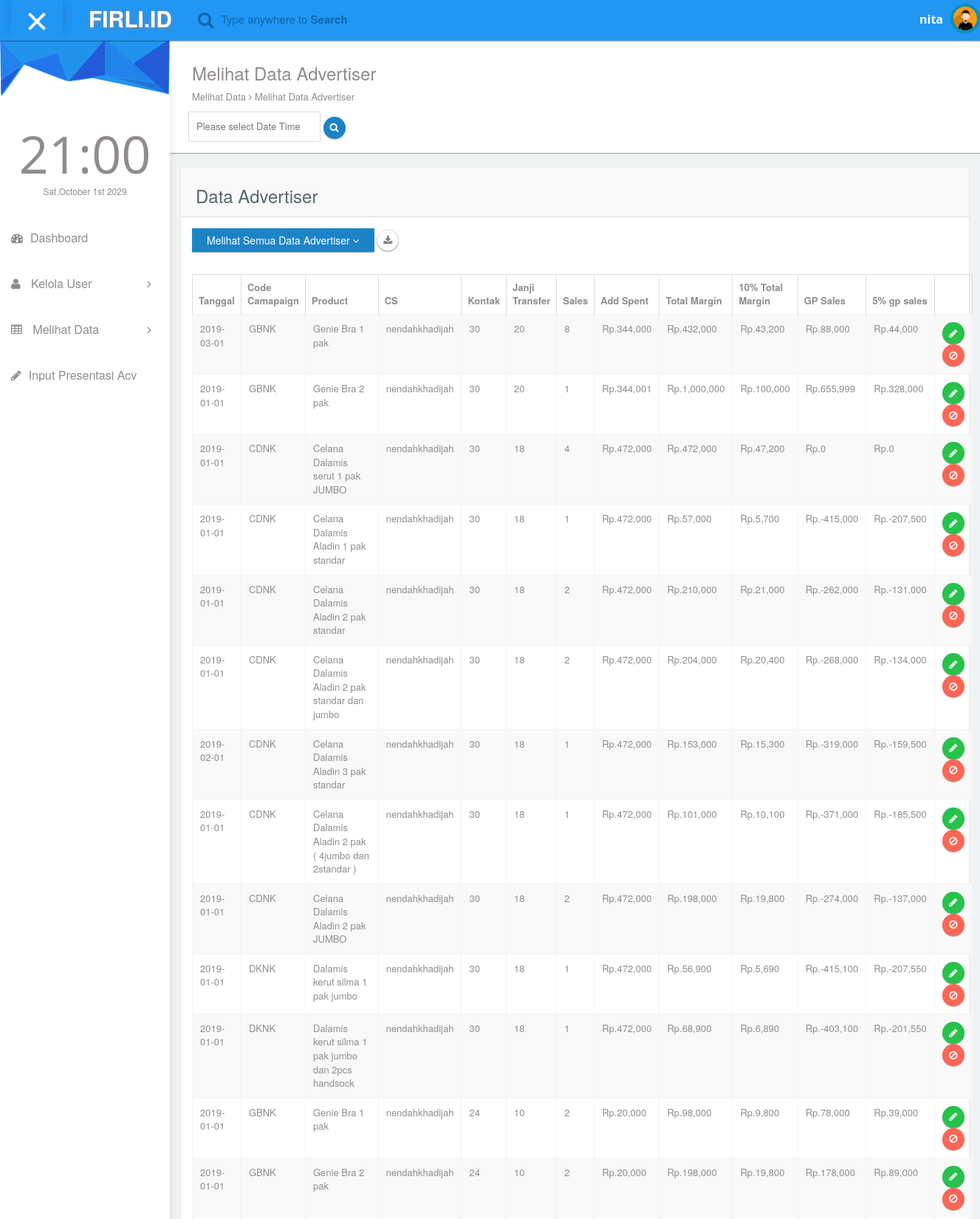
Page /Owner/data_adv.php (signed in, upper part) on the committed database.
### tables this page shows
CREATE TABLE `ds_ss_jualan` (
  `id_ss_jualan` bigint(200) NOT NULL,
  `tanggal` date NOT NULL,
  `code_campaign` varchar(200) NOT NULL,
  `product` varchar(200) NOT NULL,
  `adv` varchar(200) DEFAULT NULL,
  `cs` varchar(200) DEFAULT NULL,
  `lead_fb` bigint(20) NOT NULL,
  `add_spent` bigint(200) NOT NULL,
  `margin` bigint(20) NOT NULL,
  `kontak` bigint(15) NOT NULL,
  `janji_transfer` bigint(20) NOT NULL,
  `sales` bigint(20) NOT NULL
);

CREATE TABLE `ds_account_adv` (
  `id_account_adv` varchar(200) NOT NULL,
  `username` varchar(200) NOT NULL,
  `nama_adv` varchar(200) NOT NULL,
  `password_adv` varchar(200) NOT NULL
);

### Owner/data_adv.php (the view, shortened to what this page needs)
<?php
	include("../Modul Database/koneksi.php");
	$sort ="";
	$searchDate = "";
?>
<!DOCTYPE html>
<html lang="en">
<head>
  <link rel="stylesheet" type="text/css" href="asset/css/bootstrap.min.css">
   <link rel="stylesheet" href="https://cdnjs.cloudflare.com/ajax/libs/flatpickr/4.2.3/flatpickr.css">
  <link rel="stylesheet" href="https://cdnjs.cloudflare.com/ajax/libs/flatpickr/4.2.3/themes/dark.css">
  <link rel="stylesheet" type="text/css" href="asset/css/plugins/font-awesome.min.css"/>
  <link rel="stylesheet" type="text/css" href="asset/css/plugins/datatables.bootstrap.min.css"/>
  <link rel="stylesheet" type="text/css" href="asset/css/plugins/animate.min.css"/>
  <link href="asset/css/style.css" rel="stylesheet">
</head>
<body id="mimin" class="dashboard">
        <nav class="navbar navbar-default header navbar-fixed-top">
          <div class="col-md-12 nav-wrapper">
            <div class="navbar-header" style="width:100%;">
              <div class="opener-left-menu is-open">
                <span class="bottom"></span>
              </div>
                <a href="index_own.php" class="navbar-brand">
                 <b>FIRLI.ID</b>
                </a>
              <ul class="nav navbar-nav search-nav">
                <li>
                   <div class="search">
                    <span class="fa fa-search icon-search" style="font-size:23px;"></span>
                    <div class="form-group form-animate-text">
                      <input type="text" class="form-text" required>
                      <label class="label-search">Type anywhere to <b>Search</b> </label>
                    </div>
                  </div>
                </li>
              </ul>
              <ul class="nav navbar-nav navbar-right user-nav">
                <li class="user-name"><span><?php
								if(isset($_SESSION["username"])){
									echo explode("_",$_SESSION["username"])[0];
								}
							?></span></li>
                  <li class="dropdown avatar-dropdown">
                   <img src="asset/img/avatar.jpg" class="img-circle avatar" alt="user name" data-toggle="dropdown" aria-haspopup="true" aria-expanded="true"/>
                </li>
              </ul>
            </div>
          </div>
        </nav>
      <div class="container-fluid mimin-wrapper">
            <div id="left-menu">
              <div class="sub-left-menu scroll">
                <ul class="nav nav-list">
                    <li><div class="left-bg"></div></li>
                    <li class="time">
                      <h1 class="animated fadeInLeft">21:00</h1>
                      <p class="animated fadeInRight">Sat,October 1st 2029</p>
                    </li>
                    <li >
                        <a href="index_own.php">
                           <span class="fa fa-dashboard"></span>Dashboard
                        </a>
                    </li>
                    <li ><a class="tree-toggle nav-header"><span class="fa fa-user"></span> Kelola User<span class="fa-angle-right fa right-arrow text-right"></span> </a>
                    </li>
                    <li ><a class="tree-toggle nav-header"><span class="fa fa-table"></span> Melihat Data<span class="fa-angle-right fa right-arrow text-right"></span> </a>
                    </li>
                    <li >
                        <a href="input_target.php">
                           <span class="fa fa-pencil"></span>Input Presentasi Acv
                        </a>
                    </li>
                  </ul>
                </div>
            </div>
            <div id="content">
                <div class="panel">
                  <div class="panel-body">
                      <div class="col-md-6 col-sm-12">
                        <h3 class="animated fadeInLeft">Melihat Data Advertiser</h3>
                        <p class="animated fadeInDown">
                          Melihat Data <span class="fa-angle-right fa"></span> Melihat Data Advertiser
                        </p>
                        <div class="row" style="padding-left:10px;">
								   <input type="text" id="rangeDate" value="<?php echo $searchDate; ?>" placeholder="Please select Date Time" data-input>
								  <button onClick=searchDataOnDate(<?php echo "'$sort'"; ?>) class=" btn btn-circle btn-mn btn-primary" value="primary">
											<span class="fa fa-search"></span>
								  </button>
							  </div>
                    </div>
                  </div>
                </div>
              <div class="col-md-12 top-25 padding-0">
                <div class="col-md-12">
                  <div class="panel">
                    <div class="panel-heading"><h3>Data Advertiser</h3></div>
                    <div class="panel-body">
                      <div class="btn-group" role="group">
                            <button type="button" class="btn btn-primary dropdown-toggle" data-toggle="dropdown" aria-haspopup="true" aria-expanded="false">
                               <?php
								if($sort =="" || $sort =="all") {
									echo "Melihat Semua Data Advertiser";
								}else{
								  echo "Melihat Data ".$sort;
								}
							  ?>
                              <span class="fa fa-angle-down"></span>
                            </button>
                      </div>
                            <button class=" btn btn-circle btn-mn" value="primary">
                                <span id="convert" class="fa fa-download"></span>
                            </button>
                    </div>
                    <div class="panel-body">
                      <div class="responsive-table">
                      <table id="datatables-example" class="table table-striped table-bordered" width="100%" cellspacing="0">
							 <thead>
                       	<tr>
                          <th>Tanggal</th>
                          <th>Code Camapaign</th>
                          <th>Product</th>
						  <th>CS</th>
						  <th>Kontak</th>
						  <th>Janji Transfer</th>
						  <th>Sales</th>
                          <th>Add Spent</th>
						  <th>Total Margin</th>
						  <th>10% Total Margin</th>
                          <th>GP Sales</th>
                          <th>5% gp sales</th>
                          <th id="action">Aksi</th>
                        </tr>
                      </thead>
                      <tbody>
					  <?php
					   				$textquery = "SELECT * FROM ds_ss_jualan LEFT JOIN ds_account_adv
											ON ds_ss_jualan.adv = ds_account_adv.id_account_adv  ";
						$query = mysqli_query($conn,$textquery);
						while($data = mysqli_fetch_array($query)){
					  ?>
                        <tr>
                          <td><?php echo "$data[tanggal]"; ?></td>
                          <td><?php echo "$data[code_campaign]"; ?></td>
                          <td><?php echo "$data[product]"; ?></td>
                          <td><?php echo "$data[username]"; ?></td>
                          <td><?php echo "$data[kontak]"; ?></td>
                          <td><?php echo "$data[janji_transfer]"; ?></td>
                          <td><?php echo "$data[sales]"; ?></td>
                          <td><?php echo "Rp.".number_format("$data[add_spent]"); ?></td>
                          <td><?php echo "Rp.".number_format("$data[margin]"); ?></td>
						  <td><?php echo "Rp.".number_format((0.1 * $data['margin'])); ?></td>
                          <td><?php echo "Rp.".number_format(($data['margin']-$data['add_spent'])); ?></td>
                          <td><?php echo "Rp.".number_format(0.5 *($data['margin']-$data['add_spent'])); ?></td>
						  <td>
							<a href="../Owner/form_adv.php?edit=<?php echo "$data[id_ss_jualan]"; ?>" >
                            <button class=" btn btn-circle btn-mn btn-success" value="primary">
                                <span class="fa fa-pencil"></span>
                            </button>
							</a>
							<button onClick=deleteData('<?php echo "$data[id_ss_jualan]"; ?>') class=" btn btn-circle btn-mn btn-danger" value="primary">
                                <span class="fa fa-ban"></span>
                            </button>
                          </td>
                        </tr>
					<?php
					    }
					?>
                      </tbody>
                        </table>
                      </div>
                  </div>
                </div>
              </div>
              </div>
            </div>
</body>
</html>
<head>
</head>
<body>
</body>

### rows in the picture
ds_ss_jualan: tanggal "2019-03-01", code_campaign "GBNK", product "Genie Bra 1 pak", adv.username "nendahkhadijah", kontak "30", janji_transfer "20", sales "8", add_spent "344,000", margin "432,000", 0.1*$data['margin'] "43,200", $data['margin']-$data['add_spent'] "88,000", 0.5 *($data['margin']-$data['add_spent']) "44,000"
ds_ss_jualan: tanggal "2019-01-01", code_campaign "GBNK", product "Genie Bra 2 pak", adv.username "nendahkhadijah", kontak "30", janji_transfer "20", sales "1", add_spent "344,001", margin "1,000,000", 0.1*$data['margin'] "100,000", $data['margin']-$data['add_spent'] "655,999", 0.5 *($data['margin']-$data['add_spent']) "328,000"
ds_ss_jualan: tanggal "2019-01-01", code_campaign "CDNK", product "Celana Dalamis serut 1 pak JUMBO", adv.username "nendahkhadijah", kontak "30", janji_transfer "18", sales "4", add_spent "472,000", margin "472,000", 0.1*$data['margin'] "47,200", $data['margin']-$data['add_spent'] "0", 0.5 *($data['margin']-$data['add_spent']) "0"
ds_ss_jualan: tanggal "2019-01-01", code_campaign "CDNK", product "Celana Dalamis Aladin 1 pak standar", adv.username "nendahkhadijah", kontak "30", janji_transfer "18", sales "1", add_spent "472,000", margin "57,000", 0.1*$data['margin'] "5,700", $data['margin']-$data['add_spent'] "-415,000", 0.5 *($data['margin']-$data['add_spent']) "-207,500"
ds_ss_jualan: tanggal "2019-01-01", code_campaign "CDNK", product "Celana Dalamis Aladin 2 pak standar", adv.username "nendahkhadijah", kontak "30", janji_transfer "18", sales "2", add_spent "472,000", margin "210,000", 0.1*$data['margin'] "21,000", $data['margin']-$data['add_spent'] "-262,000", 0.5 *($data['margin']-$data['add_spent']) "-131,000"
ds_ss_jualan: tanggal "2019-01-01", code_campaign "CDNK", product "Celana Dalamis Aladin 2 pak standar dan jumbo", adv.username "nendahkhadijah", kontak "30", janji_transfer "18", sales "2", add_spent "472,000", margin "204,000", 0.1*$data['margin'] "20,400", $data['margin']-$data['add_spent'] "-268,000", 0.5 *($data['margin']-$data['add_spent']) "-134,000"
ds_ss_jualan: tanggal "2019-02-01", code_campaign "CDNK", product "Celana Dalamis Aladin 3 pak standar", adv.username "nendahkhadijah", kontak "30", janji_transfer "18", sales "1", add_spent "472,000", margin "153,000", 0.1*$data['margin'] "15,300", $data['margin']-$data['add_spent'] "-319,000", 0.5 *($data['margin']-$data['add_spent']) "-159,500"
ds_ss_jualan: tanggal "2019-01-01", code_campaign "CDNK", product "Celana Dalamis Aladin 2 pak ( 4jumbo dan 2standar )", adv.username "nendahkhadijah", kontak "30", janji_transfer "18", sales "1", add_spent "472,000", margin "101,000", 0.1*$data['margin'] "10,100", $data['margin']-$data['add_spent'] "-371,000", 0.5 *($data['margin']-$data['add_spent']) "-185,500"
ds_ss_jualan: tanggal "2019-01-01", code_campaign "CDNK", product "Celana Dalamis Aladin 2 pak JUMBO", adv.username "nendahkhadijah", kontak "30", janji_transfer "18", sales "2", add_spent "472,000", margin "198,000", 0.1*$data['margin'] "19,800", $data['margin']-$data['add_spent'] "-274,000", 0.5 *($data['margin']-$data['add_spent']) "-137,000"
ds_ss_jualan: tanggal "2019-01-01", code_campaign "DKNK", product "Dalamis kerut silma 1 pak jumbo", adv.username "nendahkhadijah", kontak "30", janji_transfer "18", sales "1", add_spent "472,000", margin "56,900", 0.1*$data['margin'] "5,690", $data['margin']-$data['add_spent'] "-415,100", 0.5 *($data['margin']-$data['add_spent']) "-207,550"
ds_ss_jualan: tanggal "2019-01-01", code_campaign "DKNK", product "Dalamis kerut silma 1 pak jumbo dan 2pcs handsock", adv.username "nendahkhadijah", kontak "30", janji_transfer "18", sales "1", add_spent "472,000", margin "68,900", 0.1*$data['margin'] "6,890", $data['margin']-$data['add_spent'] "-403,100", 0.5 *($data['margin']-$data['add_spent']) "-201,550"
ds_ss_jualan: tanggal "2019-01-01", code_campaign "GBNK", product "Genie Bra 1 pak", adv.username "nendahkhadijah", kontak "24", janji_transfer "10", sales "2", add_spent "20,000", margin "98,000", 0.1*$data['margin'] "9,800", $data['margin']-$data['add_spent'] "78,000", 0.5 *($data['margin']-$data['add_spent']) "39,000"
ds_ss_jualan: tanggal "2019-01-01", code_campaign "GBNK", product "Genie Bra 2 pak", adv.username "nendahkhadijah", kontak "24", janji_transfer "10", sales "2", add_spent "20,000", margin "198,000", 0.1*$data['margin'] "19,800", $data['margin']-$data['add_spent'] "178,000", 0.5 *($data['margin']-$data['add_spent']) "89,000"

### other values in the picture
explode("_",$_SESSION["username"])[0] "nita"
